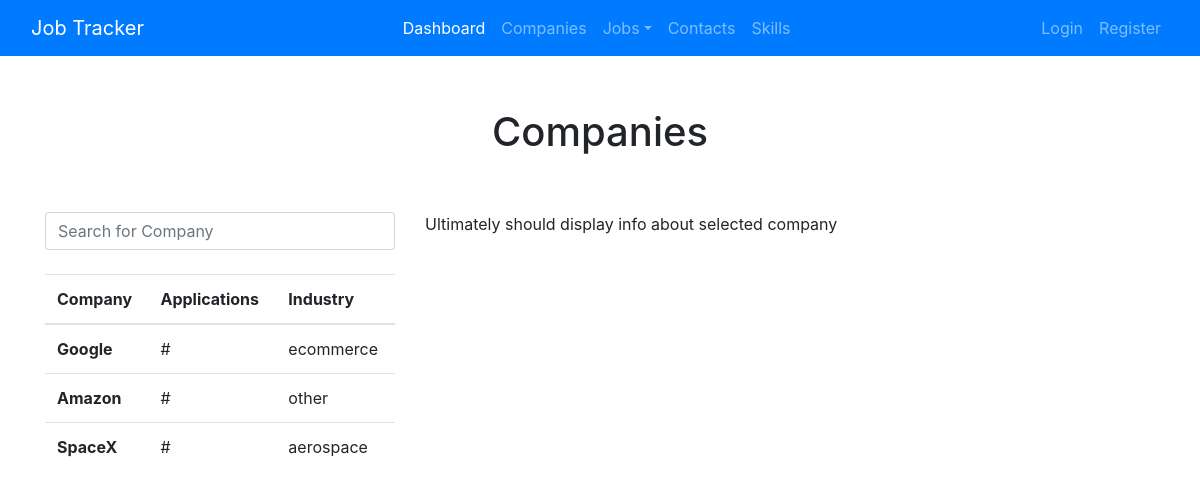
/companies/, run on an earlier commit of the app's database.
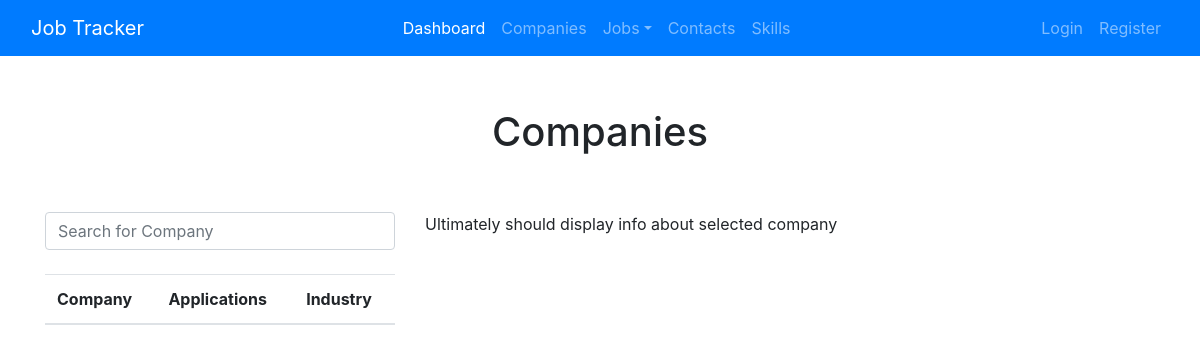
And on a later commit of the database.
### jobs/models.py (models this page shows, shortened)
class Company(models.Model):
	INDUSTRY_CHOICES = [
		('tech', 'Tech'),
		('ecommerce', 'Ecommerce'),
		('healthcare', 'Healthcare'),
		('pharma', 'Pharmaceutical'),
		('aerospace', 'Aerospace'),
		('fintech', 'FinTech'),
		('nonprofit', 'Nonprofit'),
		('defense', 'Defense'),
		('other', 'Other'),
	]
	user = models.ForeignKey(
		User,
		on_delete=models.CASCADE,
		default=1)
	name = models.CharField(max_length=100)
	careers_url = models.URLField(max_length=300, null=True)
	industry = models.CharField(choices=INDUSTRY_CHOICES, max_length=100, null=True)

### jobs/views.py (the view)
# urls.py: path('companies/', CompanyListView.as_view(extra_context={'title': 'Companies'}), name='jobs-companies'),
class CompanyListView(ListView):
    model = Company
    template_name = 'jobs/companies.html'
    context_object_name = 'companies'

### jobs/templates/jobs/companies.html (shortened to what this page needs)
{% extends "jobs/base.html" %}
{% block content %}
	<div class="container p-5">
		<h1 class="text-center">Companies</h1>
	</div>
	<div class="row">
		<div class="col-4">
			<input class="form-control" id="companySearch" type="text" placeholder="Search for Company">
  			<br>
			<table class="table table-hover">
				<thead>
					<tr>
						<th scope="col">Company</th>
						<th scope="col">Applications</th>
						<th scope="col">Industry</th>
					</tr>
				</thead>
				<tbody id="companyTable">
					{% for company in companies %}
					<tr class="make-row-clickable" data-link="{% url 'jobs-company-detail' company.id %}">
						<th scope="row">{{ company.name }}</th>
						<td>#</td>
						<td>{{ company.industry }}</td>
					</tr>
					{% endfor %}
				</tbody>
			</table>
		</div>
		<div class="col-7 md">
			<p>Ultimately should display info about selected company</p>
		</div>
	</div>
{% endblock content %}

What changed in the data, as far as the page shows it:
removed Company: name "Google", industry "ecommerce"
removed Company: name "Amazon", industry "other"
removed Company: name "SpaceX", industry "aerospace"
